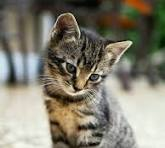
#> input picture image.jpeg, 165 x 148 px
$ jupyter execute 1_p.ipynb
#> lines starting #> are read from the running program, lines starting #| are printed output that depends on the picture; after the words box and inside, x2 and y2 are one past the last pixel; in counts of white or black regions, pixels touching at a corner belong together
# 1. Write a python program to Read, display, and convert image types (RGB to Grayscale, Binary).

[cell 1]
from PIL import Image
import matplotlib.pyplot as plt
import cv2

[cell 2]
image_cv = cv2.imread("image.jpeg")
#> image_cv is the input picture: shape (148, 165, 3); mean B, G, R 112.3, 126.7, 130.2
image_cv = cv2.cvtColor(image_cv, cv2.COLOR_BGR2RGB)
plt.imshow(image_cv)

[cell 3]
image_pil = Image.open("image.jpeg")
plt.imshow(image_pil)

[cell 4]
# RGB to Gray
weight, height = image_pil.size
#> weight = 165; height = 148
gray_img = Image.new("L", (weight, height))
#> gray_img: PIL image 165x148 L; every value is 0
image_pil.size, gray_img.size
#> Out = ((165, 148), (165, 148))

[cell 5]
rgb_image = image_pil.convert("RGB")
for j in range(height):
    for i in range(weight):
        r, g, b = rgb_image.getpixel((i, j))
        gray = 0.299 * r + 0.587 * g + 0.114 * b
        gray_img.putpixel((i, j), int(gray))
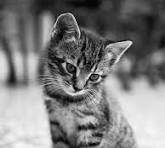
#> gray_img: PIL image 165x148 L; min 0, max 252, mean 125.6

plt.imshow(gray_img,cmap='gray')

[cell 6]
binary_image = Image.new("L", (weight, height))
threshold = 127
for j in range(height):
    for i in range(weight):
        gray = gray_img.getpixel((i, j))
        if gray > threshold:
            binary_image.putpixel((i, j), int(255))
        else:
            binary_image.putpixel((i, j), int(0))
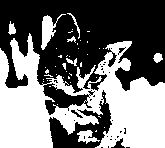
#> binary_image: PIL image 165x148 L; 45% white; 44 white regions (36 under 20 px), largest, box (x1, y1, x2, y2) and area: (0, 33, 165, 148) 10120, (41, 14, 66, 50) 327, (77, 130, 100, 144) 167

plt.imshow(binary_image,cmap='gray')
